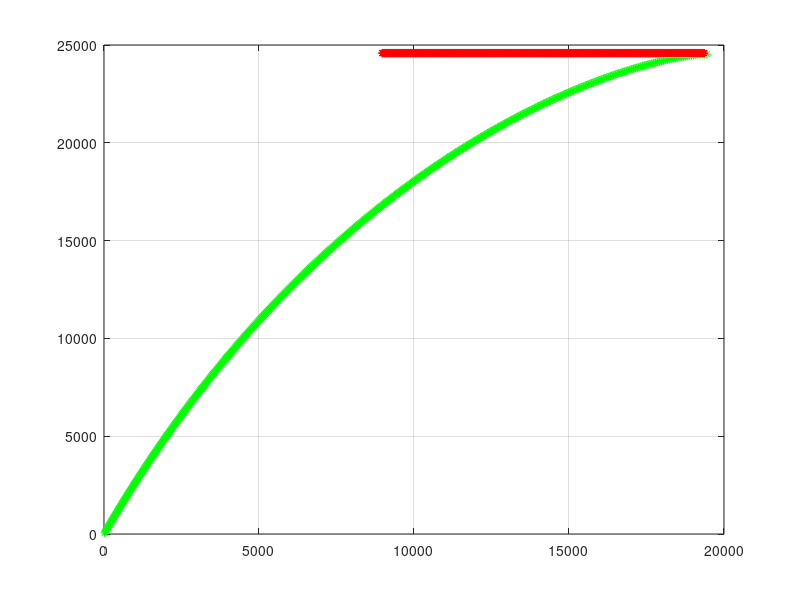
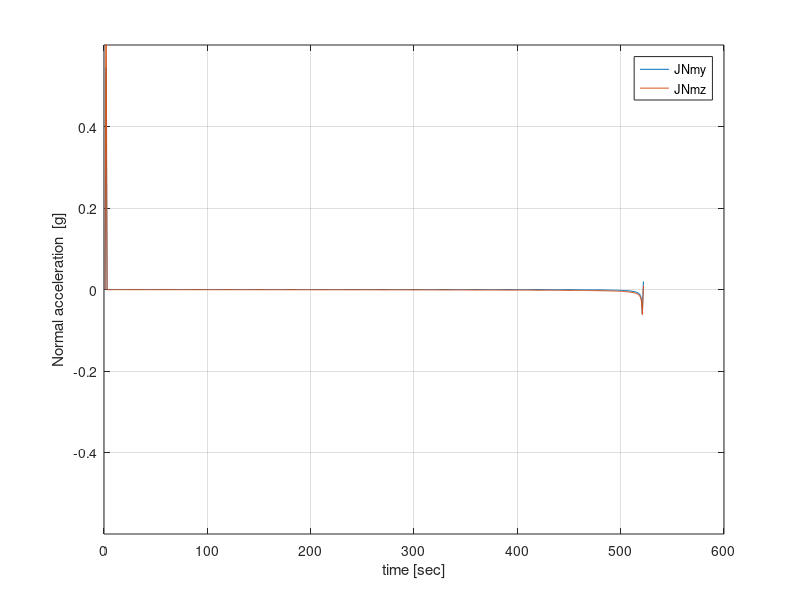

MATLAB code for these plots, in order:
clc
close all
clear

dT = 0.1;
time=0:dT:100;

D0 = 37000;
VT = 200;
sgma=70;
sgma=(sgma./180).*pi;
epsilon0 = 45;
epsilon0 = (epsilon0/180)*pi;
thetaT = 0;
thetaT = (thetaT/180)*pi;
phiT=0;
phiT=(phiT./180).*pi;
XT0 = D0*cos(epsilon0).*cos(sgma);
YT0 = D0*sin(epsilon0);
ZT0 = D0*cos(epsilon0)*sin(sgma);
VT_hor = VT*cos(thetaT).*cos(phiT);
VT_ver = VT*sin(thetaT);
VT_z   = VT*cos(thetaT)*sin(phiT);
XT = XT0;
YT = YT0;
ZT = ZT0;


XM0 = 0;
YM0 = 0;
ZM0 = 0;
XM = XM0;
YM = YM0;
ZM = ZM0;

P = 4;
VM = P*VT;

epsilonp=6;
epsilonp=(epsilonp/180)*pi;
sgmap=0;
sgmap=(sgmap/180)*pi;
g=10000;

phiM =sgma-sgmap;
thetaM = epsilon0-epsilonp;
VM_hor = VM*cos(thetaM)*cos(phiM);
VM_ver = VM*sin(thetaM);
VM_z  = VM*cos(thetaM)*sin(phiM);




epsilon = epsilon0;
D = D0;

figHandle = figure;
grid on
flag = 0;

for i=2:length(time)
    
    VT_hor = VT*cos(thetaT).*cos(phiT);
    VT_ver = VT*sin(thetaT);
    VT_z   = VT*cos(epsilon0)*sin(phiT);
    XT = XT + VT_hor*dT;
    YT = YT + VT_ver*dT;
    ZT = ZT + VT_z*dT;

    XT_vector(i) = XT; 
    YT_vector(i) = YT;
    ZT_vector(i) = ZT;

    D_dot = (VT*cos(sgma-phiT)*cos(epsilon - thetaT) - ...
            VM*cos(sgma-phiM)*cos(thetaM - epsilon));%thetaM - epsilon +
    Dn = D + D_dot * dT; 
    D_vector(i) = Dn;
    if abs(Dn) > abs(D)
        flag = flag+1;
    end
    if flag == 2 
        break;
    end
 
    
    D = Dn;
 
    epsilon_dot = (-VT*cos(sgma-phiT)*sin(epsilon-thetaT) + ...
                    VM*cos(sgma-phiM)*sin(epsilon-thetaM ))/D;%thetaM - epsilon + 
    epsilon = epsilon + epsilon_dot * dT; % atan3((YT-YM),(XT-XM));
    thetaM = epsilon-epsilonp;
    thetaM_vector(i)=thetaM;
    
    sgma_dot = ((-VT*sin(sgma - phiT)*cos(thetaT) + ...
                    VM*sin(sgma-phiM)*cos(thetaM)))/(D.*cos(epsilon));
    sgma = sgma + sgma_dot * dT; 
    phiM = sgma-sgmap;
    phiM_vector(i)=phiM;

    VM_hor = VM*cos(thetaM)*cos(sgma);
    VM_ver = VM*sin(thetaM);
    VM_z =VM*cos(thetaM)*sin(sgma);
    XM = XM + VM_hor*dT;
    YM = YM + VM_ver*dT;
    ZM = ZM + VM_z*dT;
 
    JNmy(i) = VM .* (thetaM_vector(i)-thetaM_vector(i-1))./dT./g
    JNmz(i) = VM .* cos(thetaM) .* (phiM_vector(i)-phiM_vector(i-1))./dT./g
    

   hold on
    box on;
    plot3(XT,ZT,YT,'r*',XM,ZM,YM,'g*');    
%           plot(XT,YT,'r*');
%         plot(XM,YM,'g*');
    
%     xlabel('X-coordinate (meters)');
%     zlabel('Y-coordinate (meters)');
%     ylabel('Z-coordinate (meters)');
%     imgframe =0;
%     imgframe = imgframe+1;
%     images1(imgframe) = getframe(figHandle);
end



    VM_hor_vec = VM*cos(thetaM_vector)*cos(sgma);
    VM_ver_vec = VM*sin(thetaM_vector);
    VM_z_vec =VM*cos(thetaM_vector)*sin(sgma);
    XM = XM + VM_hor_vec*dT;
    YM = YM + VM_ver_vec*dT;
    ZM = ZM + VM_z_vec*dT;
% 
%     
% 
%     plot3(XT_vector,ZT_vector,YT_vector,'r*',XM,ZM,YM,'g*');    
%        hold on
%  plot(XT_vector,XT_vector,'r*');
%         plot(XM,YM,'g*');

  le_temp=1:length(JNmz);
figure(2)
 plot(le_temp,JNmy,le_temp,JNmz)
grid on
xlabel('time [sec]')
ylabel('Normal acceleration  [g]')
legend('JNmy','JNmz')

    axis([0 600 -.6 .6])


